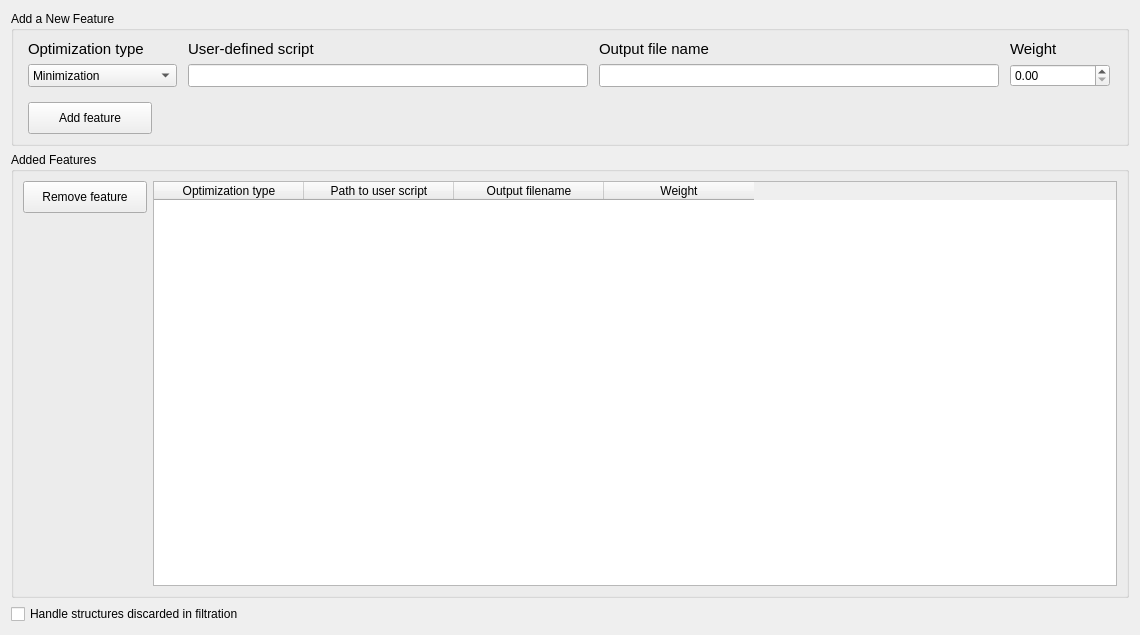
<?xml version="1.0" encoding="UTF-8"?>
<ui version="4.0">
 <class>Tab_Mo</class>
 <widget class="QWidget" name="Tab_Mo">
  <property name="geometry">
   <rect>
    <x>0</x>
    <y>0</y>
    <width>1140</width>
    <height>635</height>
   </rect>
  </property>
  <property name="windowTitle">
   <string>Form</string>
  </property>
  <layout class="QGridLayout" name="gridLayout_2">
   <item row="2" column="0">
    <widget class="QCheckBox" name="cb_redo_features">
     <property name="toolTip">
      <string>&lt;html&gt;&lt;head/&gt;&lt;body&gt;&lt;p&gt;If selected, the code will perform the &amp;quot;jobFailAction&amp;quot; task for any structure that is marked for dismissing by a filtration feature.&lt;/p&gt;&lt;/body&gt;&lt;/html&gt;</string>
     </property>
     <property name="text">
      <string>Handle structures discarded in filtration</string>
     </property>
    </widget>
   </item>
   <item row="1" column="0" colspan="3">
    <widget class="QGroupBox" name="groupBox_12">
     <property name="title">
      <string>Added Features</string>
     </property>
     <layout class="QGridLayout" name="gridLayout">
      <item row="0" column="1" rowspan="3">
       <widget class="QTableWidget" name="table_features">
        <property name="editTriggers">
         <set>QAbstractItemView::NoEditTriggers</set>
        </property>
        <property name="tabKeyNavigation">
         <bool>false</bool>
        </property>
        <property name="showDropIndicator" stdset="0">
         <bool>false</bool>
        </property>
        <property name="dragDropOverwriteMode">
         <bool>false</bool>
        </property>
        <property name="wordWrap">
         <bool>true</bool>
        </property>
        <attribute name="horizontalHeaderDefaultSectionSize">
         <number>150</number>
        </attribute>
        <attribute name="horizontalHeaderStretchLastSection">
         <bool>false</bool>
        </attribute>
        <attribute name="verticalHeaderDefaultSectionSize">
         <number>30</number>
        </attribute>
        <column>
         <property name="text">
          <string>Optimization type</string>
         </property>
        </column>
        <column>
         <property name="text">
          <string>Path to user script</string>
         </property>
        </column>
        <column>
         <property name="text">
          <string>Output filename</string>
         </property>
        </column>
        <column>
         <property name="text">
          <string>Weight</string>
         </property>
        </column>
       </widget>
      </item>
      <item row="0" column="0">
       <widget class="QPushButton" name="push_removeFeatures">
        <property name="minimumSize">
         <size>
          <width>124</width>
          <height>32</height>
         </size>
        </property>
        <property name="maximumSize">
         <size>
          <width>124</width>
          <height>32</height>
         </size>
        </property>
        <property name="toolTip">
         <string>&lt;html&gt;&lt;head/&gt;&lt;body&gt;&lt;p&gt;Remove the selected feature from the list.&lt;/p&gt;&lt;/body&gt;&lt;/html&gt;</string>
        </property>
        <property name="text">
         <string>Remove feature</string>
        </property>
       </widget>
      </item>
     </layout>
    </widget>
   </item>
   <item row="0" column="0" colspan="3">
    <widget class="QGroupBox" name="groupBox">
     <property name="minimumSize">
      <size>
       <width>0</width>
       <height>135</height>
      </size>
     </property>
     <property name="maximumSize">
      <size>
       <width>16777215</width>
       <height>135</height>
      </size>
     </property>
     <property name="title">
      <string>Add a New Feature</string>
     </property>
     <layout class="QGridLayout" name="gridLayout_3">
      <item row="0" column="4">
       <widget class="QLabel" name="label_3">
        <property name="maximumSize">
         <size>
          <width>100</width>
          <height>20</height>
         </size>
        </property>
        <property name="font">
         <font>
          <pointsize>11</pointsize>
         </font>
        </property>
        <property name="text">
         <string>Weight</string>
        </property>
       </widget>
      </item>
      <item row="0" column="2">
       <widget class="QLabel" name="label_2">
        <property name="maximumSize">
         <size>
          <width>180</width>
          <height>20</height>
         </size>
        </property>
        <property name="font">
         <font>
          <pointsize>11</pointsize>
         </font>
        </property>
        <property name="text">
         <string>User-defined script</string>
        </property>
       </widget>
      </item>
      <item row="0" column="1">
       <widget class="QLabel" name="label">
        <property name="maximumSize">
         <size>
          <width>130</width>
          <height>20</height>
         </size>
        </property>
        <property name="font">
         <font>
          <pointsize>11</pointsize>
         </font>
        </property>
        <property name="text">
         <string>Optimization type</string>
        </property>
       </widget>
      </item>
      <item row="1" column="1">
       <widget class="QComboBox" name="combo_type">
        <property name="minimumSize">
         <size>
          <width>0</width>
          <height>23</height>
         </size>
        </property>
        <property name="maximumSize">
         <size>
          <width>170</width>
          <height>23</height>
         </size>
        </property>
        <property name="toolTip">
         <string>&lt;html&gt;&lt;head/&gt;&lt;body&gt;&lt;p&gt;Optimization type for the feature. Possible options are:&lt;/p&gt;&lt;p&gt;1- Minimization&lt;/p&gt;&lt;p&gt;2- Maximization&lt;/p&gt;&lt;p&gt;3- Filtration&lt;/p&gt;&lt;p&gt;4- Hardness:AFLOW-ML &lt;/p&gt;&lt;/body&gt;&lt;/html&gt;</string>
        </property>
        <property name="editable">
         <bool>false</bool>
        </property>
        <property name="currentText">
         <string>Minimization</string>
        </property>
        <property name="currentIndex">
         <number>0</number>
        </property>
        <item>
         <property name="text">
          <string>Minimization</string>
         </property>
        </item>
        <item>
         <property name="text">
          <string>Maximization</string>
         </property>
        </item>
        <item>
         <property name="text">
          <string>Filtration</string>
         </property>
        </item>
        <item>
         <property name="text">
          <string>Hardness:AFLOW-ML</string>
         </property>
        </item>
       </widget>
      </item>
      <item row="1" column="4">
       <widget class="QDoubleSpinBox" name="sb_weight">
        <property name="minimumSize">
         <size>
          <width>0</width>
          <height>23</height>
         </size>
        </property>
        <property name="maximumSize">
         <size>
          <width>200</width>
          <height>23</height>
         </size>
        </property>
        <property name="toolTip">
         <string>&lt;html&gt;&lt;head/&gt;&lt;body&gt;&lt;p&gt;Optimization weight for the feature.&lt;/p&gt;&lt;p&gt;(1) This should be a float number, larger than or equal to 0.0, and less than or equal to 1.0.&lt;/p&gt;&lt;p&gt;(2) For &amp;quot;Filtration&amp;quot; task, this will be set to 0.0 by the code.&lt;/p&gt;&lt;p&gt;(3) Total weight for all features should be less than or equal to 1.0.&lt;/p&gt;&lt;p&gt;(4) If this is set to zero for any non-Filtration feature; that feature is being calculated but will not be included in the optimization.&lt;/p&gt;&lt;/body&gt;&lt;/html&gt;</string>
        </property>
        <property name="maximum">
         <double>1.000000000000000</double>
        </property>
        <property name="singleStep">
         <double>0.050000000000000</double>
        </property>
       </widget>
      </item>
      <item row="1" column="2">
       <widget class="QLineEdit" name="line_path">
        <property name="minimumSize">
         <size>
          <width>0</width>
          <height>23</height>
         </size>
        </property>
        <property name="maximumSize">
         <size>
          <width>400</width>
          <height>23</height>
         </size>
        </property>
        <property name="toolTip">
         <string>&lt;html&gt;&lt;head/&gt;&lt;body&gt;&lt;p&gt;The user-defined &amp;quot;executable&amp;quot; script which performs the calculations for feature.&lt;/p&gt;&lt;p&gt;(1) This entry should include &amp;quot;abolute&amp;quot; path to avoid issues in locating the script.&lt;/p&gt;&lt;p&gt;(2) This field is mandatory for min/max/fil optimization types, but will be ignored for Hardness:AFLOW-ML calculations.&lt;/p&gt;&lt;p&gt;(3) For a remote job the script should be on the remote cluster, while for a local run it should be in a local path.&lt;/p&gt;&lt;p&gt;(4) This field should not contain any white space character in between.&lt;/p&gt;&lt;/body&gt;&lt;/html&gt;</string>
        </property>
        <property name="text">
         <string/>
        </property>
       </widget>
      </item>
      <item row="0" column="3">
       <widget class="QLabel" name="label_4">
        <property name="maximumSize">
         <size>
          <width>130</width>
          <height>20</height>
         </size>
        </property>
        <property name="font">
         <font>
          <pointsize>11</pointsize>
         </font>
        </property>
        <property name="text">
         <string>Output file name</string>
        </property>
       </widget>
      </item>
      <item row="1" column="3">
       <widget class="QLineEdit" name="line_output">
        <property name="minimumSize">
         <size>
          <width>0</width>
          <height>23</height>
         </size>
        </property>
        <property name="maximumSize">
         <size>
          <width>400</width>
          <height>23</height>
         </size>
        </property>
        <property name="toolTip">
         <string>&lt;html&gt;&lt;head/&gt;&lt;body&gt;&lt;p&gt;Output file name that user-defined script generates. Basically, this is a text file that contains a digit (integer or float) as the &amp;quot;first entry&amp;quot; of its &amp;quot;first line&amp;quot;; which is being read by XtalOpt.&lt;/p&gt;&lt;p&gt;(1) This entry is ignored for Hardness:AFLOW-ML calculations.&lt;/p&gt;&lt;p&gt;(2) This entry should not contain any white space character in between.&lt;/p&gt;&lt;/body&gt;&lt;/html&gt;</string>
        </property>
        <property name="text">
         <string/>
        </property>
       </widget>
      </item>
      <item row="3" column="1">
       <widget class="QPushButton" name="push_addFeatures">
        <property name="minimumSize">
         <size>
          <width>124</width>
          <height>32</height>
         </size>
        </property>
        <property name="maximumSize">
         <size>
          <width>124</width>
          <height>32</height>
         </size>
        </property>
        <property name="toolTip">
         <string>&lt;html&gt;&lt;head/&gt;&lt;body&gt;&lt;p&gt;Add a feature:&lt;/p&gt;&lt;p&gt;(1) A zero weight for any feature results in calculation of that feature; but excluding that from optimization.&lt;/p&gt;&lt;p&gt;(2) Sum of the total weight for introduced features can't exceed 1.0.&lt;/p&gt;&lt;p&gt;(3) Path to script and output filename entries can't contain any white space character.&lt;/p&gt;&lt;/body&gt;&lt;/html&gt;</string>
        </property>
        <property name="text">
         <string>Add feature</string>
        </property>
       </widget>
      </item>
      <item row="2" column="2">
       <spacer name="verticalSpacer">
        <property name="orientation">
         <enum>Qt::Vertical</enum>
        </property>
        <property name="sizeHint" stdset="0">
         <size>
          <width>20</width>
          <height>40</height>
         </size>
        </property>
       </spacer>
      </item>
     </layout>
    </widget>
   </item>
  </layout>
 </widget>
 <tabstops>
  <tabstop>combo_type</tabstop>
  <tabstop>line_path</tabstop>
  <tabstop>line_output</tabstop>
  <tabstop>sb_weight</tabstop>
  <tabstop>push_addFeatures</tabstop>
  <tabstop>cb_redo_features</tabstop>
  <tabstop>table_features</tabstop>
  <tabstop>push_removeFeatures</tabstop>
 </tabstops>
 <resources/>
 <connections/>
</ui>
